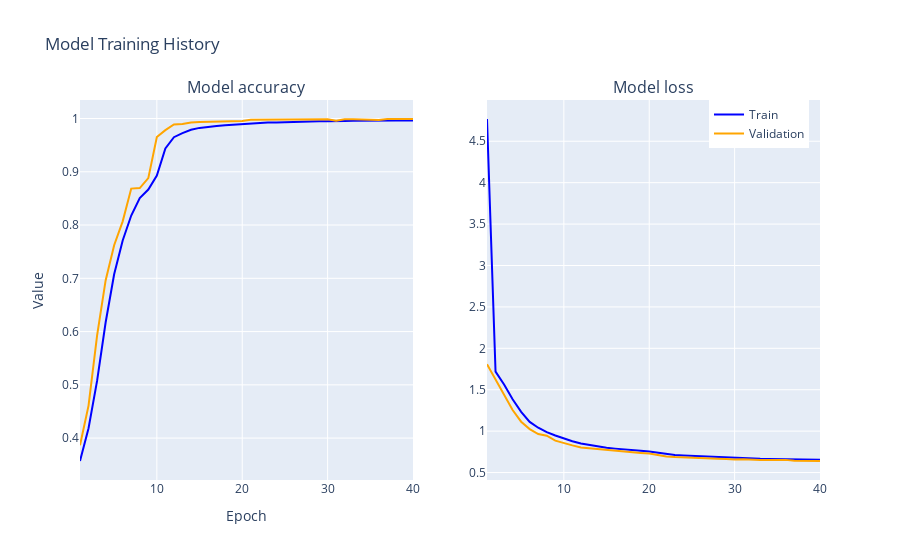

The notebook cell this image was saved under:
### Code cell
import plotly.graph_objects as go
from plotly.subplots import make_subplots

fig = make_subplots(rows=1, cols=2, subplot_titles=("Model accuracy", "Model loss"))

# Add the first subplot for accuracy
fig.add_trace(go.Scatter(x=list(range(1, len(history.history['accuracy']) + 1)),
                         y=history.history['accuracy'], mode='lines',
                         name='Train', line=dict(color='blue')), row=1, col=1)
fig.add_trace(go.Scatter(x=list(range(1, len(history.history['val_accuracy']) + 1)),
                         y=history.history['val_accuracy'], mode='lines',
                         name='Validation', line=dict(color='orange')), row=1, col=1)

# Add the second subplot for loss
fig.add_trace(go.Scatter(x=list(range(1, len(history.history['loss']) + 1)),
                         y=history.history['loss'], mode='lines',
                         name='Train', line=dict(color='blue'), showlegend=False), row=1, col=2)
fig.add_trace(go.Scatter(x=list(range(1, len(history.history['val_loss']) + 1)),
                         y=history.history['val_loss'], mode='lines',
                         name='Validation', line=dict(color='orange'), showlegend=False), row=1, col=2)

fig.update_layout(title="Model Training History",
                  xaxis_title="Epoch",
                  yaxis_title="Value",
                  legend=dict(x=0.85, y=1))

fig.show()

### Figure 1 — Plotly figure (JSON) as saved in the notebook; plotly's stock layout.template omitted (floating-point values rounded to 4 significant figures)
{"data": [{"line": {"color": "blue"}, "mode": "lines", "name": "Train", "type": "scatter", "x": [1, 2, 3, 4, 5, 6, 7, 8, 9, 10, 11, 12, 13, 14, 15, 16, 17, 18, 19, 20, 21, 22, 23, 24, 25, 26, 27, 28, 29, 30, 31, 32, 33, 34, 35, 36, 37, 38, 39, 40], "xaxis": "x", "y": [0.357, 0.4184, 0.5074, 0.617, 0.7075, 0.7709, 0.8179, 0.8506, 0.8666, 0.8928, 0.9437, 0.9649, 0.9725, 0.9789, 0.9824, 0.9848, 0.9861, 0.9875, 0.9887, 0.9899, 0.9902, 0.9919, 0.9924, 0.9927, 0.9933, 0.9935, 0.9932, 0.9945, 0.9948, 0.9948, 0.9957, 0.9955, 0.9957, 0.9957, 0.9958, 0.9951, 0.9964, 0.9963, 0.9965, 0.9964], "yaxis": "y"}, {"line": {"color": "orange"}, "mode": "lines", "name": "Validation", "type": "scatter", "x": [1, 2, 3, 4, 5, 6, 7, 8, 9, 10, 11, 12, 13, 14, 15, 16, 17, 18, 19, 20, 21, 22, 23, 24, 25, 26, 27, 28, 29, 30, 31, 32, 33, 34, 35, 36, 37, 38, 39, 40], "xaxis": "x", "y": [0.3866, 0.461, 0.5925, 0.696, 0.762, 0.8069, 0.8684, 0.8693, 0.888, 0.9652, 0.9782, 0.9887, 0.9896, 0.9924, 0.9935, 0.9939, 0.9944, 0.9947, 0.9953, 0.9954, 0.9975, 0.9976, 0.9978, 0.9979, 0.9976, 0.9975, 0.9983, 0.998, 0.9981, 0.9984, 0.9959, 0.9985, 0.9985, 0.9987, 0.9979, 0.9974, 0.999, 0.9991, 0.9991, 0.999], "yaxis": "y"}, {"line": {"color": "blue"}, "mode": "lines", "name": "Train", "showlegend": false, "type": "scatter", "x": [1, 2, 3, 4, 5, 6, 7, 8, 9, 10, 11, 12, 13, 14, 15, 16, 17, 18, 19, 20, 21, 22, 23, 24, 25, 26, 27, 28, 29, 30, 31, 32, 33, 34, 35, 36, 37, 38, 39, 40], "xaxis": "x2", "y": [4.769, 1.719, 1.564, 1.384, 1.234, 1.112, 1.041, 0.9886, 0.9471, 0.911, 0.8789, 0.8508, 0.8327, 0.8137, 0.7995, 0.789, 0.7826, 0.7736, 0.7634, 0.7533, 0.7404, 0.7234, 0.7119, 0.7073, 0.7022, 0.6995, 0.6963, 0.6845, 0.6808, 0.6755, 0.6705, 0.6695, 0.6663, 0.6647, 0.6635, 0.6662, 0.6575, 0.6551, 0.6536, 0.6532], "yaxis": "y2"}, {"line": {"color": "orange"}, "mode": "lines", "name": "Validation", "showlegend": false, "type": "scatter", "x": [1, 2, 3, 4, 5, 6, 7, 8, 9, 10, 11, 12, 13, 14, 15, 16, 17, 18, 19, 20, 21, 22, 23, 24, 25, 26, 27, 28, 29, 30, 31, 32, 33, 34, 35, 36, 37, 38, 39, 40], "xaxis": "x2", "y": [1.809, 1.629, 1.436, 1.254, 1.114, 1.025, 0.9644, 0.9455, 0.8847, 0.8538, 0.828, 0.8028, 0.7937, 0.7754, 0.7664, 0.7643, 0.7502, 0.7434, 0.7372, 0.7299, 0.7086, 0.6952, 0.6884, 0.6859, 0.6819, 0.6803, 0.6712, 0.6677, 0.6634, 0.6573, 0.6621, 0.6545, 0.6512, 0.6506, 0.6528, 0.6531, 0.6424, 0.6419, 0.6395, 0.6404], "yaxis": "y2"}], "layout": {"annotations": [{"font": {"size": 16}, "showarrow": false, "text": "Model accuracy", "x": 0.225, "xanchor": "center", "xref": "paper", "y": 1, "yanchor": "bottom", "yref": "paper"}, {"font": {"size": 16}, "showarrow": false, "text": "Model loss", "x": 0.775, "xanchor": "center", "xref": "paper", "y": 1, "yanchor": "bottom", "yref": "paper"}], "legend": {"x": 0.85, "y": 1}, "title": {"text": "Model Training History"}, "xaxis": {"anchor": "y", "domain": [0, 0.45], "title": {"text": "Epoch"}}, "xaxis2": {"anchor": "y2", "domain": [0.55, 1]}, "yaxis": {"anchor": "x", "domain": [0, 1], "title": {"text": "Value"}}, "yaxis2": {"anchor": "x2", "domain": [0, 1]}}}
